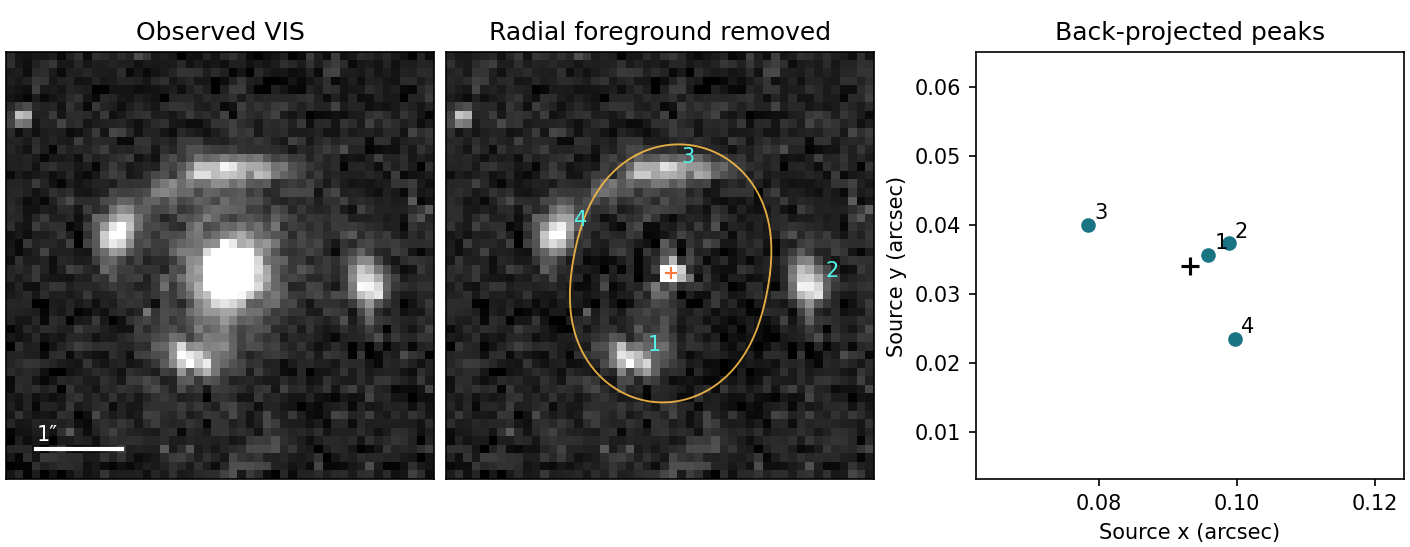

Here is the Python script that generated this plot:
"""Independent image-position lens fit on the strongest SLDE H-band priority candidate."""
import argparse
import hashlib
import json
import sys
from pathlib import Path

import numpy as np
from scipy.ndimage import gaussian_filter, maximum_filter
from scipy.optimize import least_squares
from scipy.signal import fftconvolve

sys.path.insert(0, str(Path(__file__).resolve().parents[1] / "imaging"))
from cutouts import CutoutArchive, image_extensions

ID = "102158891_2700857611652676803"
BANDS = ("VIS", "NIR_Y", "NIR_J", "NIR_H")
PIXSCALE = 0.1  # arcsec on common grid, checked against FITS


def inputs(cache):
    cache.mkdir(parents=True, exist_ok=True)
    raw, model = cache/(ID + ".fits"), cache/"mge_lens_light.fits"
    if not raw.exists() or not model.exists():
        data = CutoutArchive("lens", cache).members(ID, [ID + ".fits", "result/mge_lens_light.fits"])
        raw.write_bytes(data[ID + ".fits"])
        model.write_bytes(data["result/mge_lens_light.fits"])
    hashes = {p.name: hashlib.sha256(p.read_bytes()).hexdigest() for p in [raw, model]}
    if hashes != {ID + ".fits": "40f9b755b5d9f369caaae9df3200f9ab54faaa6562bec7fabaea02a84c04ca02",
                  "mge_lens_light.fits": "374b0b025f19668ac8c9dbe4d975902a43d00b8c91358e94e40e6ff12e92c455"}:
        raise ValueError("Unexpected input cutout or foreground snapshot")
    return image_extensions(raw.read_bytes()), image_extensions(model.read_bytes()), hashes


def centroid(images):
    data = images["VIS_FLUX"][1].astype(float)[125:175, 125:175]
    y, x = np.indices(data.shape, dtype=float)
    in_core = (x-24.5)**2 + (y-24.5)**2 < 5**2
    weights = np.maximum(data - np.median(data[in_core]), 0) * in_core
    return np.array([(weights*x).sum(), (weights*y).sum()]) / weights.sum()


def radial_foreground(data, center):
    # Independent smooth radial foreground in narrow shells. A 30th percentile
    # rejects bright arc sectors. Constant sky is fitted by the radial estimate.
    y, x = np.indices(data.shape)
    radius = np.hypot(x-center[0], y-center[1])
    bins = np.arange(0.5, radius.max()+2)
    level = [np.percentile(data[np.abs(radius-r)<0.75], 30) for r in bins
             if np.any(np.abs(radius-r)<0.75)]
    return np.interp(radius, bins[:len(level)], gaussian_filter(np.array(level), 0.6))


def peak_positions(residual, center, smoothing=0.95):
    # Identify peaks without any input lens parameters or catalogue radius.
    y, x = np.indices(residual.shape)
    radius = np.hypot(x-center[0], y-center[1]) * PIXSCALE
    smoothed = gaussian_filter(residual, smoothing)
    peaks = np.where((smoothed == maximum_filter(smoothed, 7)) & (radius>0.55) & (radius<2.15))
    peaks = sorted(zip(*peaks), key=lambda yx: -smoothed[yx])[:4]
    positions = []
    for py, px in peaks:
        patch = smoothed[py-1:py+2, px-1:px+2]
        yy, xx = np.mgrid[-1:2, -1:2]
        basis = np.column_stack([xx.flatten()**2, (xx*yy).flatten(), yy.flatten()**2,
                                 xx.flatten(), yy.flatten(), np.ones(9)])
        a,b,c,d,e,_ = np.linalg.lstsq(basis,patch.ravel(),rcond=None)[0]
        offset = np.linalg.solve([[2*a,b],[b,2*c]], [-d,-e])
        if np.max(np.abs(offset)) > 1:
            offset = np.zeros(2)
        positions.append(np.array([px,py])+offset)
    return np.array(sorted(positions, key=lambda p: np.arctan2(p[1]-center[1], p[0]-center[0])))


def fit(positions, center):
    """Solve SIS+constant shear lens equation with one shared source and fixed light centre."""
    x,y = ((positions-center)*PIXSCALE).T
    r = np.hypot(x,y)
    # theta - b theta/r - Gamma theta = beta. Linear in b, g1, g2, beta_x, beta_y.
    A = np.vstack([np.column_stack([x/r, x, y, np.ones(4), np.zeros(4)]),
                   np.column_stack([y/r, -y, x, np.zeros(4), np.ones(4)])])
    b, g1, g2, bx, by = np.linalg.lstsq(A, np.r_[x,y], rcond=None)[0]
    shear = np.array([[g1, g2],[g2, -g1]])
    theta = np.column_stack([x,y])
    beta = theta - b*theta/r[:,None] - theta @ shear.T
    det = []
    corrections = []
    for i,p in enumerate(theta):
        jac = np.eye(2)-shear - b*(np.eye(2)/r[i] - np.outer(p,p)/r[i]**3)
        det.append(np.linalg.det(jac))
        corrections.append(np.linalg.solve(jac,beta[i]-[bx,by]))
    return np.array([b,g1,g2,bx,by]), np.asarray(det), np.array(corrections), beta


def colours(im, model, positions, center):
    # Apply the other three PSFs to each plane to give the same effective PSF.
    y,x = np.indices((150,150))
    rng = np.random.default_rng(312)
    xy = rng.uniform(12,137,(1200,2))
    blank = xy[np.hypot(xy[:,0]-(center[0]+50),xy[:,1]-(center[1]+50))>31]
    out = {}
    for band in BANDS:
        head,data = im[band+"_FLUX"]
        residual = data[75:225,75:225].astype(float)-model[band][1]
        for other in BANDS:
            if other != band:
                psf = im[other+"_PSF"][1].astype(float)
                residual = fftconvolve(residual, psf/psf.sum(), mode="same")
        # Sum aperture on common grid, no aperture correction; colours require equal effective PSF.
        def aperture(pos):
            px,py = pos
            iy,ix=int(round(py)),int(round(px))
            dx,dy=x[iy-5:iy+6,ix-5:ix+6]-px, y[iy-5:iy+6,ix-5:ix+6]-py
            return residual[iy-5:iy+6,ix-5:ix+6][dx*dx+dy*dy<=3.5**2].sum()
        sky = np.array([aperture(p) for p in blank])
        factor = 10**((23.9-float(head["MAGZERO"]))/2.5)
        med = np.median(sky)
        noise = 1.4826*np.median(abs(sky-med)) * factor
        values = [(aperture(p+50)-med)*factor for p in positions]
        out[band] = {"uJy": values, "empirical_sky_sigma_uJy": noise,
                     "flags": ["below_3sigma" if v < 3*noise else "measured" for v in values]}
    return out


def compare_colours(phot):
    # Scale one common SED by a separate image magnification. The first scale fixes the degeneracy.
    flux = np.array([phot[b]["uJy"] for b in BANDS]).T
    noise = np.array([phot[b]["empirical_sky_sigma_uJy"] for b in BANDS])
    def residual(parameters):
        sed = parameters[:4]
        scales = np.r_[1,parameters[4:]]
        return ((scales[:,None]*sed-flux)/noise).ravel()
    result = least_squares(residual, np.r_[flux[0], 1,1,1], bounds=(0,np.inf))
    return {"VIS_minus_H_AB": (-2.5*np.log10(flux[:,0]/flux[:,-1])).tolist(),
            "common_SED_chi2_diag": float(np.sum(result.fun**2)), "nominal_dof": 9,
            "relative_brightness": np.r_[1,result.x[4:]].tolist()}


def main(cache, output):
    import matplotlib
    matplotlib.use("Agg")
    import matplotlib.pyplot as plt
    im, model, hashes = inputs(cache)
    if abs(abs(float(im["VIS_FLUX"][0]["CD1_1"]))*3600-PIXSCALE) > 1e-5:
        raise ValueError("Pixel scale changed")
    data = im["VIS_FLUX"][1][125:175,125:175].astype(float)
    center = centroid(im)
    residual = data-radial_foreground(data, center)
    pos = peak_positions(residual,center)
    p,det,delta,beta = fit(pos,center)
    sigma_c, sigma_peak = 0.05, 0.1  # explicit registration & morphology sensitivity in arcsec
    rng = np.random.default_rng(442)
    sim = np.array([fit(pos+rng.normal(0,sigma_peak/PIXSCALE,pos.shape),
                        center+rng.normal(0,sigma_c/PIXSCALE,2))[0] for _ in range(2000)])
    cross = []
    for foreground, sub in [("radial", residual), ("released_MGE",data-model["VIS"][1][50:100,50:100])]:
        for smoothing in [0.7,0.95,1.3]:
            xy = peak_positions(sub,center,smoothing)
            cross.append({"foreground": foreground, "smoothing_pix": smoothing,
                          "b_arcsec": float(fit(xy,center)[0][0])})
    result = {"object":ID, "input_sha256":hashes, "pixel_origin": "0-based x,y in raw[125:175,125:175]",
              "lens_center_pix":center.tolist(), "image_peaks_pix":pos.tolist(),
              "b_sis_arcsec":p[0],"gamma1":p[1],"gamma2":p[2],"source_xy_arcsec":p[3:].tolist(),
              "effective_critical_area_radius_arcsec":p[0]*np.sqrt(1+(p[1]**2+p[2]**2)/2)/(1-p[1]**2-p[2]**2),
              "source_plane_rms_arcsec":float(np.sqrt(np.mean(np.sum((beta-p[3:])**2,axis=1)))),
              "signed_inverse_magnifications":det.tolist(),"linearized_image_offsets_arcsec":delta.tolist(),
              "image_offset_rms_arcsec":float(np.sqrt(np.mean(np.sum(delta**2,axis=1)))),
              "centroid_sensitivity": {"peak_sigma_arcsec":sigma_peak,"center_sigma_arcsec":sigma_c,
                                       "b_p16_p50_p84":np.percentile(sim[:,0],[16,50,84]).tolist()},
              "subtraction_sensitivity":cross,"arc_aperture_photometry":colours(im,model,pos,center)}
    result["arc_colour_consistency"] = compare_colours(result["arc_aperture_photometry"])
    output.joinpath("refit_control.json").write_text(json.dumps(result,indent=2,allow_nan=False)+"\n")
    fig,axes=plt.subplots(1,3,figsize=(9.4,3.65),layout="constrained")
    for ax,data0,title in zip(axes[:2],[data,residual],["Observed VIS","Radial foreground removed"]):
        ax.imshow(data0,origin="lower",cmap="gray",vmin=-0.005,vmax=0.040)
        ax.set_title(title); ax.set_xticks([]); ax.set_yticks([])
    for i,(x,y) in enumerate(pos): axes[1].text(x+2,y+1,str(i+1),color="#54f3ea",fontsize=10)
    t=np.linspace(0,2*np.pi,360)
    r=p[0]*(1-p[1]*np.cos(2*t)-p[2]*np.sin(2*t))/(1-p[1]**2-p[2]**2)
    axes[1].plot(center[0]+r*np.cos(t)/PIXSCALE,center[1]+r*np.sin(t)/PIXSCALE,
                 color="#f8bb47",alpha=.9,lw=.9)
    axes[1].plot(*center,"+",color="#ff763d")
    ax=axes[2];ax.set_xlim(p[3]-0.031,p[3]+0.031);ax.set_ylim(p[4]-0.031,p[4]+0.031)
    ax.scatter(*beta.T,color="#187383")
    for i,(x,y) in enumerate(beta):ax.annotate(str(i+1),(x,y),xytext=(3,3),textcoords="offset points")
    ax.scatter(*p[3:],marker="+",color="black",s=70)
    ax.set_aspect("equal");ax.set_title("Back-projected peaks");ax.set_xlabel("Source x (arcsec)");ax.set_ylabel("Source y (arcsec)")
    axes[0].plot([3,13],[3,3],color="white",lw=2);axes[0].text(3,4,"1″",color="white")
    fig.savefig(output/"refit_control.png",dpi=150);plt.close(fig)


if __name__ == "__main__":
    parser=argparse.ArgumentParser(description=__doc__)
    parser.add_argument("cache",type=Path)
    parser.add_argument("--output",type=Path,default=Path(__file__).resolve().parent)
    args=parser.parse_args()
    main(args.cache,args.output)
